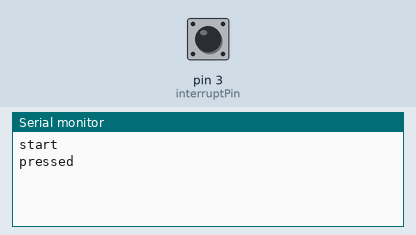
This sketch was run on a simulated Arduino Uno, built with avr-gcc and run on an emulated ATmega328P. Parts: the last lines printed to the serial monitor. The inputs (shaded band) are chosen by the test bench; at power-on: pin 3 (interruptPin) HIGH.

Above: at 1.2 s.
1.3 s: pin 3 (interruptPin) pulled LOW for 0.15 s
At 2.6 s:
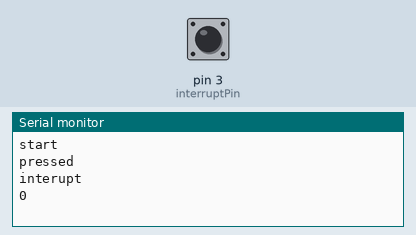
2.9 s: pin 3 (interruptPin) pulled LOW for 1 s
At 4.8 s:
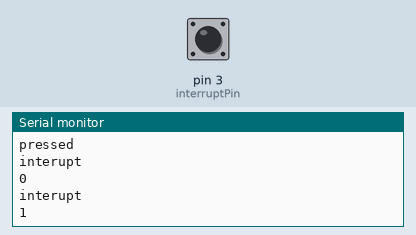

Measured:
- after the input at 1.3 s, the serial monitor: prints a new line after 0.15 s (image 1)
- after the input at 2.9 s, the serial monitor: prints a new line after 1.0 s (image 2)

The sketch:

ButtonInteruption.ino
```cpp
const byte ledPin = 13;
const byte interruptPin = 3;
volatile byte state = HIGH;

void setup() {
    Serial.begin(9600);

  //pinMode(ledPin, OUTPUT);
  pinMode(interruptPin, INPUT_PULLUP);
  attachInterrupt(digitalPinToInterrupt(interruptPin), blink1, RISING );
      Serial.println("start");

}

void loop() {
  //digitalWrite(ledPin, state);
  if (state == HIGH) {
    Serial.println("pressed");
    state = LOW;
  } else {
    Serial.println("NOT pressed");
  }
    delay(5000);

}

void blink1() {
       Serial.println("interupt");

   Serial.println(state);
  state = !state;
}
```
